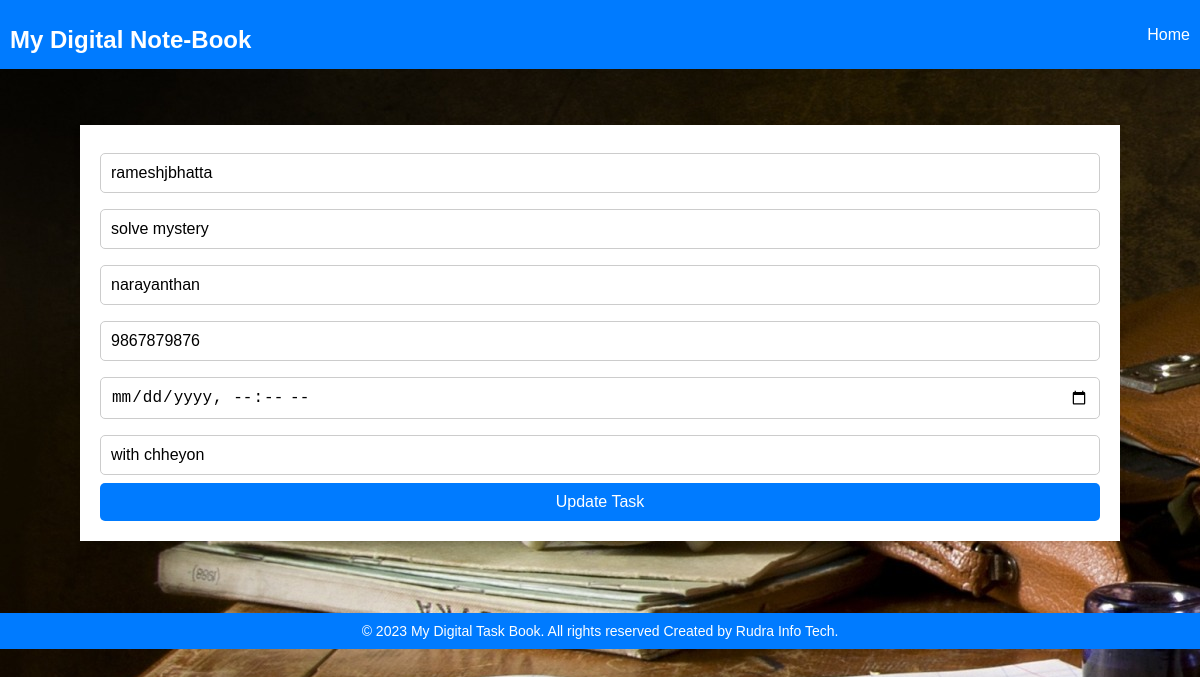
The app's page /update/18 with its own data.
### taskbook/models.py (models this page shows, shortened)
class TaskInfo(models.Model):
      usertask = models.CharField(blank=False,null=False,max_length=150)
      taskname=models.CharField(max_length=250)
      location=models.CharField(max_length=250)
      mobile=models.IntegerField()
      timedate=models.DateTimeField()
      details=models.TextField(max_length=400)
      class Meta:
        db_table = "taskinfo"

### taskbook/views.py (the view, shortened to what this page needs)
# urls.py: path('update/<int:id>',views.updateTask, name='updatepage'),
def updateTask(request,id):
    tasks=TaskInfo.objects.get(id=id)#gets the tasks that you had clicked to update
    return render(request,'taskbook/update.html',{'tasks':tasks})# these tasks are the older information of task

### taskbook/templates/taskbook/update.html (shortened to what this page needs)
{% load static %}
{% include 'taskbook/header.html' %}
   <link rel="stylesheet" href="{% static 'taskbook/css/update.css' %}">
</head>
<body style="background-image:url(taskbook/static/taskbook/images/book.jpg);" >
    <br><br>
    <div class="container">
        <form method="post">
            <input type="text" name="taskid" value="{{ tasks.usertask }}">
            <input type="text" name="taskname" value="{{ tasks.taskname }}">
            <input type="text" name="location" value="{{ tasks.location }}">
            <input type="number" name="mobile" value="{{ tasks.mobile }}">
            <input type="datetime-local" name="timedate" value="{{ tasks.datetime }}">
            <input type="detail" name="details" value="{{ tasks.details }}">
            <input type="submit" name="updatetask" value="Update Task">
        </form>
    </div>
    <br><br><br><br>
{% include 'taskbook/footer.html' %}

### taskbook/static/taskbook/css/header.css (style rules this page uses)
body { font-family: Arial, sans-serif; background-color: #f0f0f0; margin: 0; padding: 0; }
.container { max-width: 1000px; margin: 0 auto; padding: 20px; }

### taskbook/static/taskbook/css/update.css (style rules this page uses)
body { font-family: Arial, sans-serif; margin: 0; padding: 0; }
.container { max-width: 500px; margin: 0 auto; padding: 20px; background-color: white; box-shadow: 0 2px 6px rgba(0, 0, 0, 0.1); }
form { display: flex; flex-direction: column; }
input[type="text"], input[type="number"], input[type="datetime-local"], input[type="detail"] { margin: 8px 0; padding: 10px; border: 1px solid #ccc; border-radius: 5px; font-size: 16px; }
input[type="submit"] { background-color: #007bff; color: white; cursor: pointer; padding: 10px; border: none; border-radius: 5px; font-size: 16px; }

### records on screen
TaskInfo: taskid "rameshjbhatta", taskname "solve mystery", location "narayanthan", mobile "9867879876", details "with chheyon"
